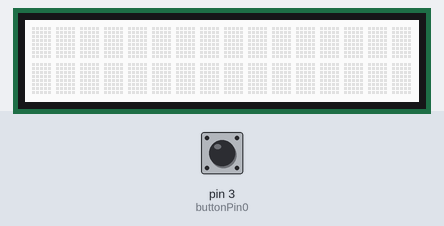
The sketch below on a simulated Arduino Uno, built with avr-gcc and run on an emulated ATmega328P. Shown: 16×2 character LCD. Inputs (shaded band) come from the test bench; at power-on: pin 3 (buttonPin0) HIGH.

Above: at 1.2 s.
1.3 s: pin 3 (buttonPin0) pulled LOW for 0.15 s
At 1.9 s:
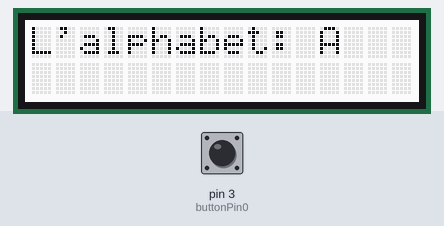
2.9 s: pin 3 (buttonPin0) pulled LOW for 1 s
At 4.3 s:
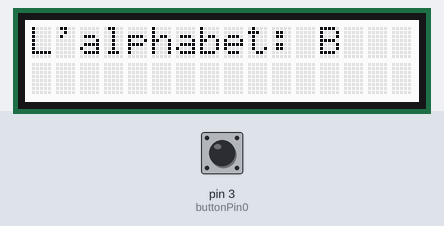
5.4 s: pin 3 (buttonPin0) pulled LOW for 0.15 s
At 5.7 s:
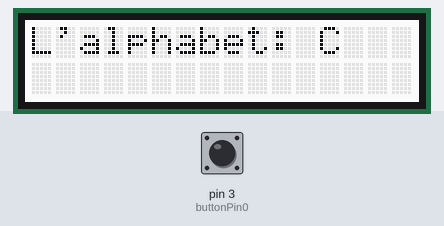
7.0 s: pin 3 (buttonPin0) pulled LOW for 3.2 s
11.7 s: pin 3 (buttonPin0) pulled LOW for 0.15 s
At 12.9 s:
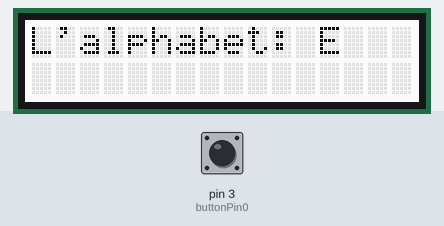
13.3 s: pin 3 (buttonPin0) pulled LOW for 1 s
At 14.2 s:
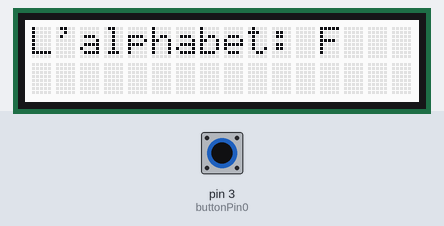
Timing chart, 0 to 16.3 s (numbered marks = the images above; inputs shaded):
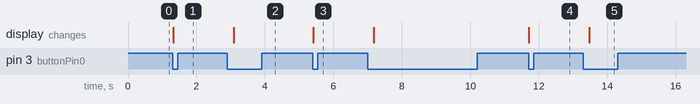

Measured:
- after the input at 1.3 s, the display: changes at once (image 1)
- after the input at 2.9 s, the display: changes after 0.19 s (image 2)
- after the input at 5.4 s, the display: changes at once (image 3)
- after the input at 11.7 s, the display: changes at once (image 4)
- after the input at 13.3 s, the display: changes after 0.18 s (image 5)

The sketch:

ex2-d.ino
```cpp
#include <Wire.h>
#include "rgb_lcd.h"
rgb_lcd lcd;
const int buttonPin0 = 3;
int buttonState0 = 0;
char var;
int x = 0;


void setup()
{
  pinMode(buttonPin0, INPUT);
  lcd.begin(16, 2);
  var = 65;
}


void loop() {
  buttonState0 = digitalRead(buttonPin0);
  if (buttonState0 == LOW && var <= 92 && x == 1) {
    lcd.setCursor(0, 0);
    lcd.print("L'alphabet:");
    lcd.setCursor(12, 0);
    lcd.print(var);
    var = var + 1;
    x = 0;
    delay(250);
  }

  buttonState0 = digitalRead(buttonPin0);
  if (buttonState0 == HIGH) {
    x = 1;
    delay(250);
  }

  if (var == 92) {
    lcd.clear();
    lcd.setCursor(7, 0);
    lcd.print("FIN");
    var = 65;
  }
}
```
